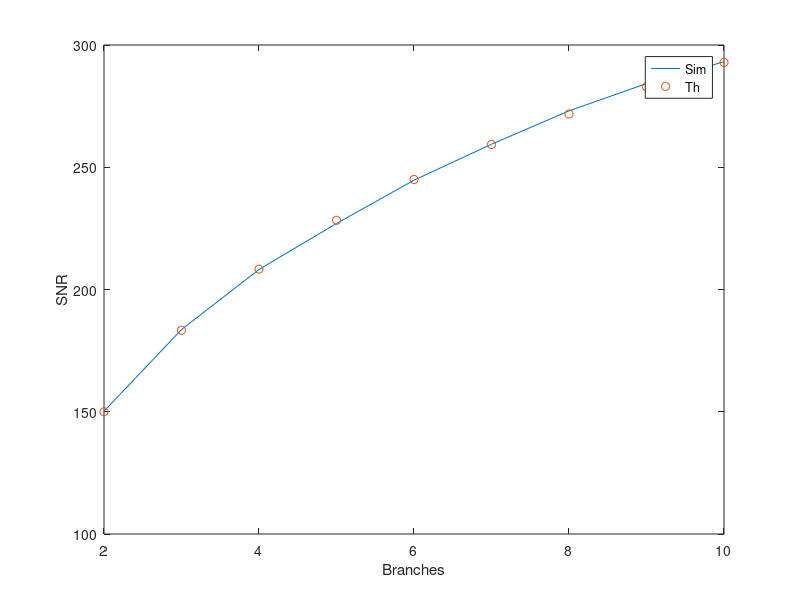

This chart was generated by the following MATLAB code:
m=2:10; plot(m, arrayfun(@(x) mean(max(exprnd(100,x,1e4))), m), m, 100*arrayfun(@(x) sum(1./(1:x)), m), 'o'); % Calc & Plot
xlabel('Branches'); ylabel('SNR'); legend('Sim','Th'); % Labels
